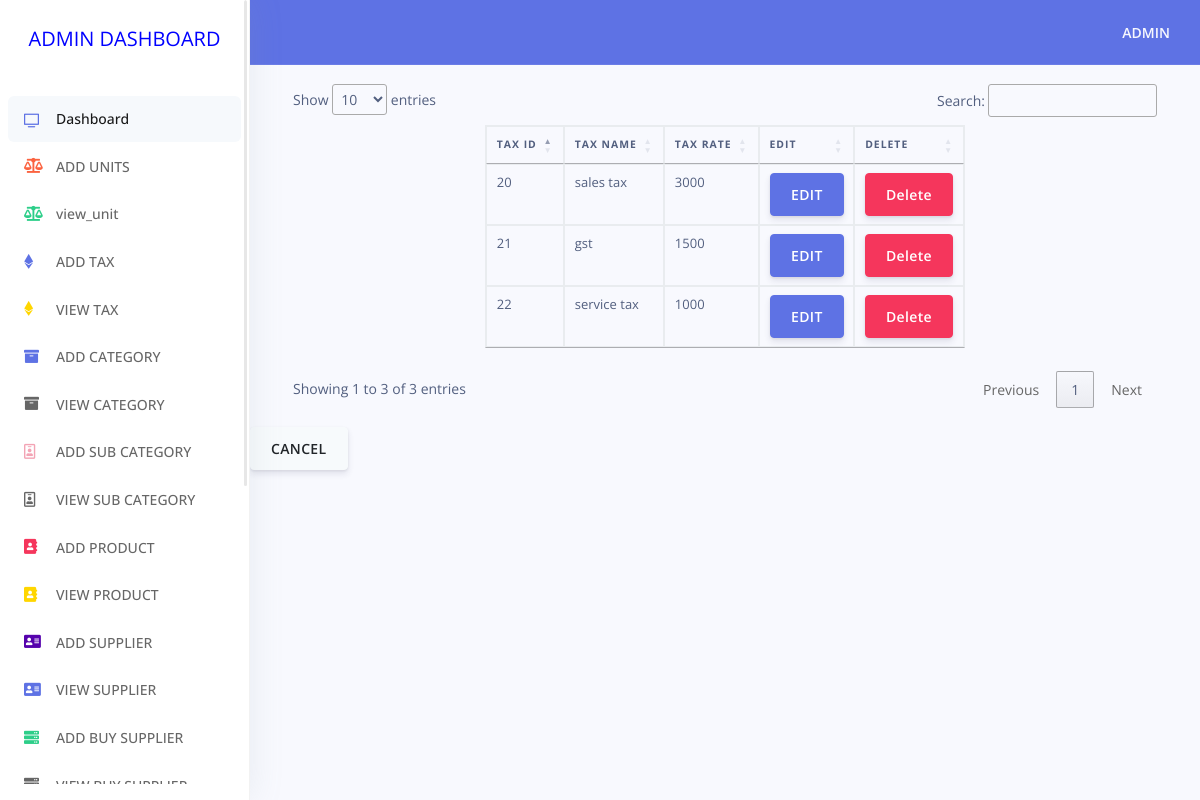
The app's page /admin/view_tax.php with its own data.
### tables this page shows
CREATE TABLE `tax_tbl` (
  `tax_id` int(10) NOT NULL,
  `tax_name` varchar(20) NOT NULL,
  `tax_rate` varchar(10) NOT NULL,
  `status` varchar(5) NOT NULL DEFAULT '0',
  `deleted` varchar(5) NOT NULL DEFAULT '0',
  `created_date` timestamp NOT NULL DEFAULT CURRENT_TIMESTAMP,
  `inserted_by_id` varchar(10) NOT NULL DEFAULT 'pending',
  `updated_by_id` varchar(10) NOT NULL DEFAULT 'pending',
  `deleted_by_id` varchar(10) NOT NULL DEFAULT 'pending'
);

### admin/view_tax.php (the view, shortened to what this page needs)
<!DOCTYPE html>
<html>
<head>
	<link rel="stylesheet" href="https://cdn.jsdelivr.net/npm/bootstrap@4.5.3/dist/css/bootstrap.min.css">
	<?php
		include('includes/stylesheet.php');
	?>
</head>
<body>
	<?php
		include('includes/sidenav.php');
?>
<div class="main-content" id="panel">
<?php
	include('includes/topnav.php');
include("dbconnect.php");
 $query = " SELECT * from tax_tbl  where deleted='0' and status='0'";
 $query_res = $link->query($query);
 ?>
<div style="padding: 2%;">
 	<table class="table table-bordered" style="width: 40%;" id="datatable">
 			<thead><tr><th>TAX ID</th>
 						<th>TAX NAME</th>
 						 <th>TAX RATE</th>
 						<th>EDIT</th>
 						<th>delete</th>
 					</tr>
 			</thead>
		 <?php
 	 			while($rows = mysqli_fetch_array($query_res))
 	 			{
 						$tax_id = $rows['tax_id'];
 						$tax_name = $rows["tax_name"];
 						$tax_rate = $rows["tax_rate"];
		 ?>
 			<tr><td> <?php echo " $tax_id"; ?></td>
 				<td><?php echo " $tax_name"; ?></td>
 				<td><?php echo " $tax_rate"; ?></td>
 				<td><a  href=" tax_edit.php?tax_id=<?php echo $tax_id; ?> " class="btn btn-primary">EDIT</a>
				</td>
				<td> <a href="delete_tax.php?tax_id=<?php echo $tax_id; ?>" class="btn btn-danger">Delete</a></td>
			</tr>
	</div>
<?php
 					}
?>
	<a href="index.php" class="btn btn-secondary">CANCEL</a>
</body>
</html>

### records on screen
tax_tbl: tax_id "20", tax_name "sales tax", tax_rate "3000"
tax_tbl: tax_id "21", tax_name "gst", tax_rate "1500"
tax_tbl: tax_id "22", tax_name "service tax", tax_rate "1000"
